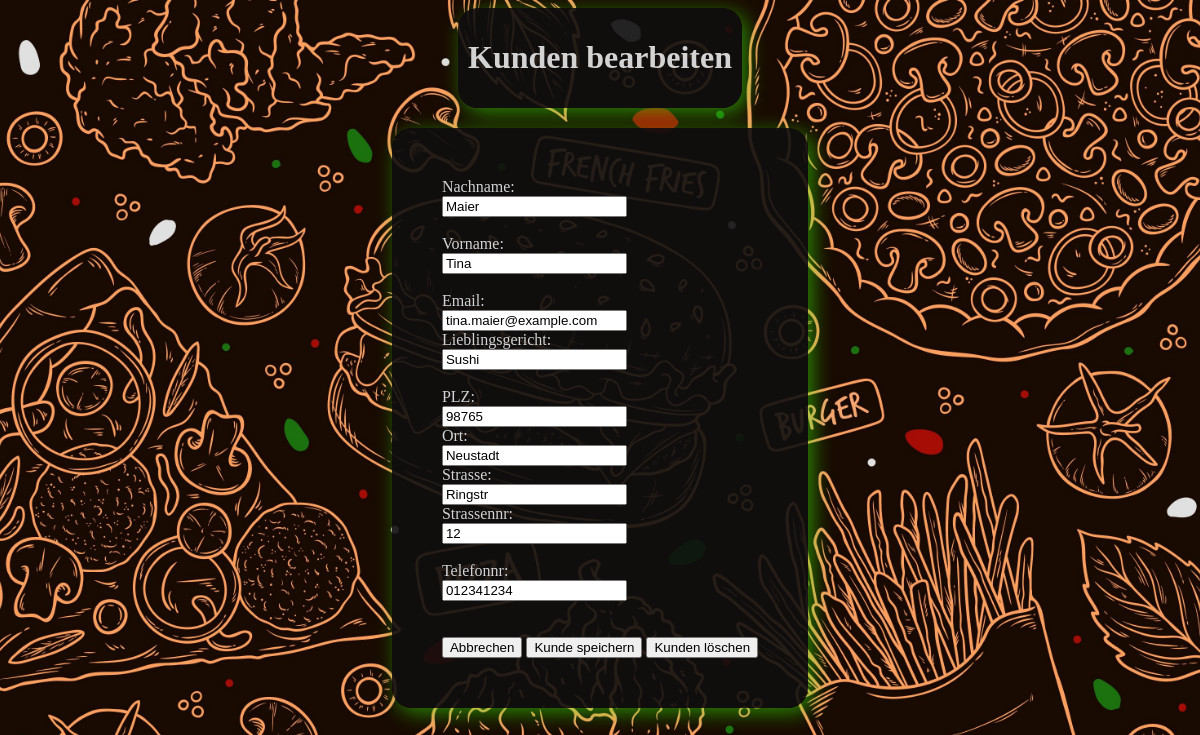
Page /kunde/edit.php?kundeId=1 on the committed database.
### tables this page shows
CREATE TABLE IF NOT EXISTS kunde (
    kundeId INT AUTO_INCREMENT PRIMARY KEY,
    nachname VARCHAR(50) NOT NULL,
    vorname VARCHAR(50) NOT NULL,
    email VARCHAR(100),
    lieblingsgericht VARCHAR(255),
    plz VARCHAR(10),
    ort VARCHAR(50),
    strasse VARCHAR(50),
    strassennr VARCHAR(10),
    telefonnr VARCHAR(20)
);

### _classes/Database.php (called while the page is built, shortened)
<?php
class Database {
    private static $dbHost = 'localhost';
    private static $dbName = 'imbissverwaltung';
    private static $dbUser = 'root';
    private static $dbPass = '';
    private static $conn = null;
    public static function connect() {
        if (self::$conn === null) {
            try {
                $dsn = 'mysql:host=' . self::$dbHost . ';dbname=' . self::$dbName . ';charset=utf8mb4';
                self::$conn = new PDO($dsn, self::$dbUser, self::$dbPass);
                self::$conn->setAttribute(PDO::ATTR_ERRMODE, PDO::ERRMODE_EXCEPTION);
            } catch (PDOException $e) {
                echo "Fehler bei der DB-Verbindung: " . $e->getMessage();
                exit;
            }
        }
        return self::$conn;
    }
}

### _classes/Kunde.php (called while the page is built, shortened)
<?php
require_once __DIR__ . '/Database.php';
class Kunde {
    private $conn;
    public function __construct() {
        $this->conn = Database::connect();
        $this->conn->setAttribute(PDO::ATTR_ERRMODE, PDO::ERRMODE_EXCEPTION);
    }
    public function readOne($kundeId) {
        $sql = "SELECT * FROM kunde WHERE kundeId = :kundeId";
        $stmt = $this->conn->prepare($sql);
        $stmt->bindParam(':kundeId', $kundeId, PDO::PARAM_INT);
        $stmt->execute();
        return $stmt->fetch(PDO::FETCH_ASSOC);
    }
}

### kunde/edit.php (the view, shortened to what this page needs)
<?php
require_once __DIR__ . '/../_classes/Kunde.php';
$kundeObj = new Kunde();
$kundeId = (int)$_GET['kundeId'];
$kundeData = $kundeObj->readOne($kundeId);
?>
<!DOCTYPE html>
<html lang="de">
<head>
    <link rel="stylesheet" type="text/css" href="../_css/styles.css">
</head>
<body>
    <div class="container">
        <div class="ueberschrift-container">
            <h1>Kunden bearbeiten</h1>
        </div>
        <form method="POST">
            <div class="edit-container">
                <label>Nachname:
                    <br>
                    <input type="text" name="nachname"
                        value="<?php echo htmlspecialchars($kundeData['nachname']); ?>" required>
                </label>
                <br><br>
                <label>Vorname:
                    <br>
                    <input type="text" name="vorname"
                        value="<?php echo htmlspecialchars($kundeData['vorname']); ?>" required>
                </label>
                <br><br>
                <label>Email:
                    <br>
                    <input type="email" name="email" value="<?php echo htmlspecialchars($kundeData['email']); ?>" required>
                </label>
                <br>
                <label>Lieblingsgericht:
                    <br>
                    <input type="text" name="lieblingsgericht" value="<?php echo htmlspecialchars($kundeData['lieblingsgericht']); ?>">
                </label>
                <br><br>
                <label>PLZ:
                    <br>
                    <input type="text" name="plz" value="<?php echo htmlspecialchars($kundeData['plz']); ?>">
                </label>
                <br>
                <label>Ort:
                    <br>
                    <input type="text" name="ort" value="<?php echo htmlspecialchars($kundeData['ort']); ?>">
                </label>
                <br>
                <label>Strasse:
                    <br>
                    <input type="text" name="strasse" value="<?php echo htmlspecialchars($kundeData['strasse']); ?>">
                </label>
                <br>
                <label>Strassennr:
                    <br>
                    <input type="text" name="strassennr" value="<?php echo htmlspecialchars($kundeData['strassennr']); ?>">
                </label>
                <br><br>
                <label>Telefonnr:
                    <br>
                    <input type="text" name="telefonnr" value="<?php echo htmlspecialchars($kundeData['telefonnr']); ?>">
                </label>
                <br><br><br>
                <button type="button" onclick="window.location.href='index.php';">Abbrechen</button>
                <button type="submit">Kunde speichern</button>
                <button type="button"
                        onclick="if (confirm('Wirklich löschen?')) {
                            window.location.href='delete.php?kundeId=<?php echo $kundeId; ?>';
                        }">
                    Kunden löschen
                </button>
            </div>
        </form>
    </div>
</body>
</html>

### _css/styles.css (style rules this page uses)
body { background: url('../_images/body-hintergrund.jpg') no-repeat center center fixed; background-size: cover; }
.container { display: flex; align-items: center; flex-direction: column; height: 100vh; }
.ueberschrift-container { background: rgba(15, 15, 15, 0.9); display: inline-block; padding: 10px; border-radius: 20px; box-shadow: 5px 5px 20px rgba(60, 255, 0, 0.5); color: #D3D3D3; text-align: center; }
.edit-container { background: rgba(15, 15, 15, 0.9); display: inline-block; padding: 50px; border-radius: 20px; box-shadow: 5px 5px 20px rgba(60, 255, 0, 0.5); margin: 20px auto; color: #D3D3D3; }

### rows in the picture
kunde: nachname "Maier", vorname "Tina", email "tina.maier@example.com", lieblingsgericht "Sushi", plz "98765", ort "Neustadt", strasse "Ringstr", strassennr "12", telefonnr "012341234"
